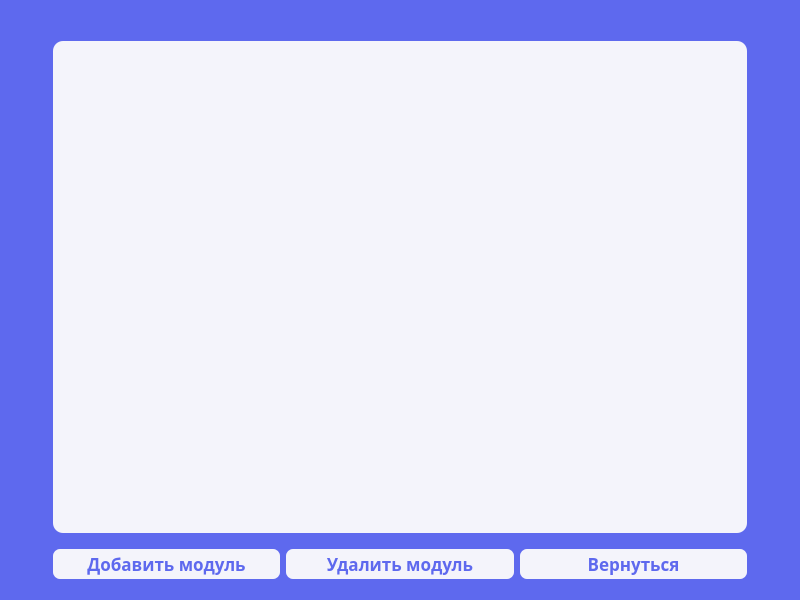
<?xml version="1.0" encoding="UTF-8"?>
<ui version="4.0">
 <class>moduls</class>
 <widget class="QDialog" name="moduls">
  <property name="geometry">
   <rect>
    <x>0</x>
    <y>0</y>
    <width>800</width>
    <height>600</height>
   </rect>
  </property>
  <property name="windowTitle">
   <string>Dialog</string>
  </property>
  <property name="styleSheet">
   <string notr="true">background-color: #5e69ee; </string>
  </property>
  <layout class="QGridLayout" name="gridLayout">
   <item row="2" column="1">
    <spacer name="verticalSpacer">
     <property name="orientation">
      <enum>Qt::Orientation::Vertical</enum>
     </property>
     <property name="sizeType">
      <enum>QSizePolicy::Policy::Fixed</enum>
     </property>
     <property name="sizeHint" stdset="0">
      <size>
       <width>20</width>
       <height>10</height>
      </size>
     </property>
    </spacer>
   </item>
   <item row="4" column="1">
    <spacer name="verticalSpacer_2">
     <property name="orientation">
      <enum>Qt::Orientation::Vertical</enum>
     </property>
     <property name="sizeType">
      <enum>QSizePolicy::Policy::Fixed</enum>
     </property>
     <property name="sizeHint" stdset="0">
      <size>
       <width>20</width>
       <height>10</height>
      </size>
     </property>
    </spacer>
   </item>
   <item row="1" column="2">
    <spacer name="horizontalSpacer_2">
     <property name="orientation">
      <enum>Qt::Orientation::Horizontal</enum>
     </property>
     <property name="sizeType">
      <enum>QSizePolicy::Policy::Fixed</enum>
     </property>
     <property name="sizeHint" stdset="0">
      <size>
       <width>42</width>
       <height>20</height>
      </size>
     </property>
    </spacer>
   </item>
   <item row="1" column="1">
    <widget class="QTableView" name="tableView">
     <property name="font">
      <font>
       <family>Onest</family>
       <pointsize>10</pointsize>
       <fontweight>DemiBold</fontweight>
      </font>
     </property>
     <property name="styleSheet">
      <string notr="true">QTableView{
background-color: #F4F4FB; 
color: #5e69ee; 
border-radius: 10px;
}

QTableView::item:focus {
    border: 1px solid #5e69ee;
    background-color: #F4F4FB;
}

QTableView::item:selected {
    background-color: #5e69ee;
    color: white;
}</string>
     </property>
    </widget>
   </item>
   <item row="3" column="1">
    <layout class="QHBoxLayout" name="horizontalLayout">
     <item>
      <widget class="QPushButton" name="pushButton">
       <property name="font">
        <font>
         <family>Onest</family>
         <pointsize>13</pointsize>
         <bold>true</bold>
        </font>
       </property>
       <property name="styleSheet">
        <string notr="true">QPushButton{
width: 15x;
height: 30px;
border-radius: 7px;
background-color: #F4F4FB;
color: #5e69ee;
}

QPushButton:hover {
    background-color: #ddddf3; 
    color: #4955ec;
}</string>
       </property>
       <property name="text">
        <string>Добавить модуль</string>
       </property>
      </widget>
     </item>
     <item>
      <widget class="QPushButton" name="pushButton_2">
       <property name="font">
        <font>
         <family>Onest</family>
         <pointsize>13</pointsize>
         <bold>true</bold>
        </font>
       </property>
       <property name="styleSheet">
        <string notr="true">QPushButton{
width: 15x;
height: 30px;
border-radius: 7px;
background-color: #F4F4FB;
color: #5e69ee;
}

QPushButton:hover {
    background-color: #ddddf3; 
    color: #4955ec;
}</string>
       </property>
       <property name="text">
        <string>Удалить модуль</string>
       </property>
      </widget>
     </item>
     <item>
      <widget class="QPushButton" name="pushButton_3">
       <property name="font">
        <font>
         <family>Onest</family>
         <pointsize>13</pointsize>
         <bold>true</bold>
        </font>
       </property>
       <property name="styleSheet">
        <string notr="true">QPushButton{
width: 15x;
height: 30px;
border-radius: 7px;
background-color: #F4F4FB;
color: #5e69ee;
}

QPushButton:hover {
    background-color: #ddddf3; 
    color: #4955ec;
}</string>
       </property>
       <property name="text">
        <string>Вернуться</string>
       </property>
      </widget>
     </item>
    </layout>
   </item>
   <item row="1" column="0">
    <spacer name="horizontalSpacer">
     <property name="orientation">
      <enum>Qt::Orientation::Horizontal</enum>
     </property>
     <property name="sizeType">
      <enum>QSizePolicy::Policy::Fixed</enum>
     </property>
     <property name="sizeHint" stdset="0">
      <size>
       <width>42</width>
       <height>20</height>
      </size>
     </property>
    </spacer>
   </item>
   <item row="0" column="1">
    <spacer name="verticalSpacer_3">
     <property name="orientation">
      <enum>Qt::Orientation::Vertical</enum>
     </property>
     <property name="sizeType">
      <enum>QSizePolicy::Policy::Fixed</enum>
     </property>
     <property name="sizeHint" stdset="0">
      <size>
       <width>20</width>
       <height>30</height>
      </size>
     </property>
    </spacer>
   </item>
  </layout>
 </widget>
 <resources/>
 <connections/>
</ui>
